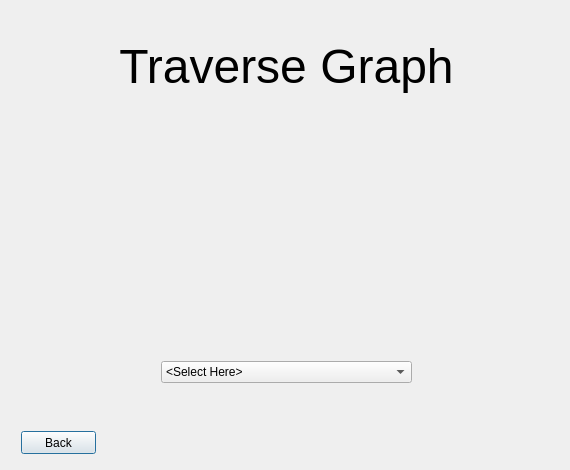
<?xml version="1.0" encoding="UTF-8"?>
<ui version="4.0">
 <class>traversegraph</class>
 <widget class="QDialog" name="traversegraph">
  <property name="geometry">
   <rect>
    <x>0</x>
    <y>0</y>
    <width>570</width>
    <height>470</height>
   </rect>
  </property>
  <property name="windowTitle">
   <string>Dialog</string>
  </property>
  <layout class="QVBoxLayout" name="verticalLayout">
   <item>
    <widget class="QStackedWidget" name="stackedWidget">
     <property name="currentIndex">
      <number>0</number>
     </property>
     <widget class="QWidget" name="page_home">
      <widget class="QLabel" name="label_graphHome">
       <property name="geometry">
        <rect>
         <x>100</x>
         <y>10</y>
         <width>351</width>
         <height>91</height>
        </rect>
       </property>
       <property name="text">
        <string>&lt;html&gt;&lt;head/&gt;&lt;body&gt;&lt;p align=&quot;center&quot;&gt;&lt;span style=&quot; font-size:36pt;&quot;&gt;Traverse Graph&lt;/span&gt;&lt;/p&gt;&lt;/body&gt;&lt;/html&gt;</string>
       </property>
      </widget>
      <widget class="QPushButton" name="pushButton_backGraph">
       <property name="geometry">
        <rect>
         <x>10</x>
         <y>420</y>
         <width>75</width>
         <height>23</height>
        </rect>
       </property>
       <property name="text">
        <string>Back</string>
       </property>
      </widget>
      <widget class="QLabel" name="label_graphImage">
       <property name="geometry">
        <rect>
         <x>40</x>
         <y>100</y>
         <width>471</width>
         <height>221</height>
        </rect>
       </property>
       <property name="text">
        <string/>
       </property>
      </widget>
      <widget class="QComboBox" name="comboBox">
       <property name="geometry">
        <rect>
         <x>150</x>
         <y>350</y>
         <width>251</width>
         <height>22</height>
        </rect>
       </property>
       <item>
        <property name="text">
         <string>&lt;Select Here&gt;</string>
        </property>
       </item>
       <item>
        <property name="text">
         <string>1 - Minimum Spanning Tree</string>
        </property>
       </item>
       <item>
        <property name="text">
         <string>2 - Depth-First Search (from Hard Rock Stadium)</string>
        </property>
       </item>
       <item>
        <property name="text">
         <string>3 - Breadth-First Search (from Lambeau Field)</string>
        </property>
       </item>
      </widget>
     </widget>
     <widget class="QWidget" name="page_MST">
      <widget class="QLabel" name="label_titleMST">
       <property name="geometry">
        <rect>
         <x>10</x>
         <y>10</y>
         <width>531</width>
         <height>91</height>
        </rect>
       </property>
       <property name="text">
        <string>&lt;html&gt;&lt;head/&gt;&lt;body&gt;&lt;p align=&quot;center&quot;&gt;&lt;span style=&quot; font-size:36pt;&quot;&gt;Minimum Spanning Tree&lt;/span&gt;&lt;/p&gt;&lt;/body&gt;&lt;/html&gt;</string>
       </property>
      </widget>
      <widget class="QPushButton" name="pushButton_backMST">
       <property name="geometry">
        <rect>
         <x>10</x>
         <y>420</y>
         <width>75</width>
         <height>23</height>
        </rect>
       </property>
       <property name="text">
        <string>Back</string>
       </property>
      </widget>
     </widget>
     <widget class="QWidget" name="page_DFS">
      <widget class="QLabel" name="label_titleDFS">
       <property name="geometry">
        <rect>
         <x>10</x>
         <y>10</y>
         <width>531</width>
         <height>91</height>
        </rect>
       </property>
       <property name="text">
        <string>&lt;html&gt;&lt;head/&gt;&lt;body&gt;&lt;p align=&quot;center&quot;&gt;&lt;span style=&quot; font-size:36pt;&quot;&gt;Depth-First Search&lt;/span&gt;&lt;/p&gt;&lt;/body&gt;&lt;/html&gt;</string>
       </property>
      </widget>
      <widget class="QPushButton" name="pushButton_backDFS">
       <property name="geometry">
        <rect>
         <x>10</x>
         <y>420</y>
         <width>75</width>
         <height>23</height>
        </rect>
       </property>
       <property name="text">
        <string>Back</string>
       </property>
      </widget>
      <widget class="QTableWidget" name="tableWidget_DFS">
       <property name="geometry">
        <rect>
         <x>160</x>
         <y>100</y>
         <width>231</width>
         <height>251</height>
        </rect>
       </property>
       <column>
        <property name="text">
         <string>Stadium Name</string>
        </property>
       </column>
      </widget>
      <widget class="QLabel" name="label_distanceDFS">
       <property name="geometry">
        <rect>
         <x>130</x>
         <y>370</y>
         <width>281</width>
         <height>31</height>
        </rect>
       </property>
       <property name="text">
        <string/>
       </property>
      </widget>
     </widget>
     <widget class="QWidget" name="page_BFS">
      <widget class="QLabel" name="label_titleBFS">
       <property name="geometry">
        <rect>
         <x>10</x>
         <y>10</y>
         <width>531</width>
         <height>91</height>
        </rect>
       </property>
       <property name="text">
        <string>&lt;html&gt;&lt;head/&gt;&lt;body&gt;&lt;p align=&quot;center&quot;&gt;&lt;span style=&quot; font-size:36pt;&quot;&gt;Breadth-First Search&lt;/span&gt;&lt;/p&gt;&lt;/body&gt;&lt;/html&gt;</string>
       </property>
      </widget>
      <widget class="QPushButton" name="pushButton_backBFS">
       <property name="geometry">
        <rect>
         <x>10</x>
         <y>420</y>
         <width>75</width>
         <height>23</height>
        </rect>
       </property>
       <property name="text">
        <string>Back</string>
       </property>
      </widget>
      <widget class="QTableWidget" name="tableWidget_BFS">
       <property name="geometry">
        <rect>
         <x>160</x>
         <y>100</y>
         <width>231</width>
         <height>251</height>
        </rect>
       </property>
       <column>
        <property name="text">
         <string>Stadium Name</string>
        </property>
       </column>
      </widget>
      <widget class="QLabel" name="label_distanceBFS">
       <property name="geometry">
        <rect>
         <x>130</x>
         <y>370</y>
         <width>281</width>
         <height>31</height>
        </rect>
       </property>
       <property name="text">
        <string/>
       </property>
      </widget>
     </widget>
    </widget>
   </item>
  </layout>
 </widget>
 <resources/>
 <connections/>
</ui>
